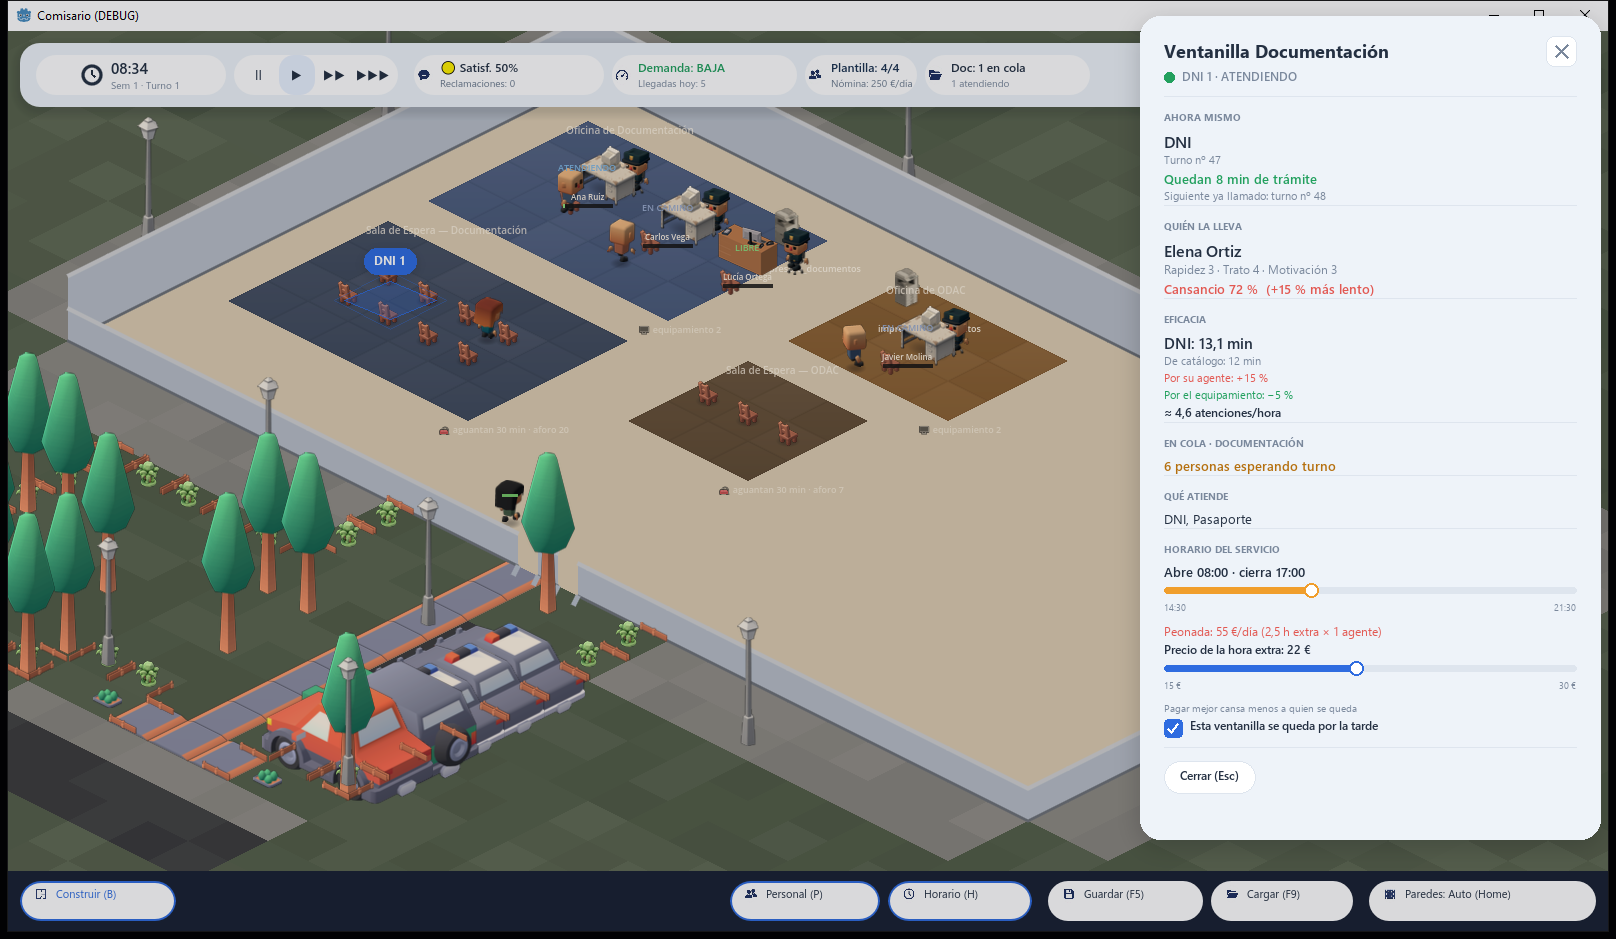

Reproduce this figure in Python.
# Maqueta del DETALLE DE VENTANILLA (F3, tercera pieza tras Personal y Horario) — la ficha que
# aparece al pulsar sobre una ventanilla en el mundo. A diferencia de Personal/Horario, esto NO es un
# modal a pantalla completa: es una tarjeta CONTEXTUAL anclada al borde derecho (mismo criterio
# geométrico que el andamio real, src/main/panel_ventanilla.gd: anclada arriba-abajo, con el mismo
# hueco inferior para la barra del HUD — HUECO_BARRA_HUD = 100 px, literal del código), que deja VER
# el mundo detrás. Mismo lenguaje v3 que las hermanas (menu_v3_completo.png / kit_ui_comisario.gd /
# maqueta_personal.py / maqueta_horario.py): tarjeta blanca, sombra suave, un único acento azul.
#
# Contenido: SOLO lo que gestiona src/main/panel_ventanilla.gd (leído entero, 454 líneas) + las
# fuentes reales que consulta:
#   - AHORA MISMO: Flujo.persona_en_puesto / restante_de_puesto / siguiente_de (turno, trámite,
#     minutos restantes, el siguiente ya llamado).
#   - QUIÉN LA LLEVA: Personal.agente_de + atributos + cansancio con su consecuencia real
#     (mult_cansancio_rendimiento).
#   - EFICACIA (descompuesta, tal cual pide el comentario de cabecera del panel real): duración de
#     catálogo, el % que suma/resta el agente (modificador_produccion_de) y el equipamiento
#     (mult_equipamiento), y las atenciones/hora resultantes.
#   - EN COLA: Flujo.personas_en_cola(servicio) — dato REAL aunque el andamio actual no lo pinte
#     todavía (el mismo criterio ya usado en maqueta_personal.py con "quién opera").
#   - QUÉ ATIENDE: TipoPuesto.atenciones_admitidas (catálogo real: puesto_doc_general admite DNI y
#     Pasaporte, datos/puestos/puesto_doc_general.tres).
#   - HORARIO DEL SERVICIO: la MISMA API de Documentación que el panel de la tecla H (_bloque_horario
#     del andamio real dice explícitamente que es el mismo horario, no una copia) — mismo escenario
#     que maqueta_horario.py (Elena Ortiz en DNI 1, cierre 17:00, peonada 55 €/día) para que las tres
#     fichas del mismo día cuenten la misma historia.
#   - Cerrar con X (arriba) y con Esc (real: `_unhandled_input` solo escucha Esc — NO hay tecla de
#     apertura propia, se abre al pulsar la ventanilla en el mundo).
#
# Nombres de ventanilla: "DNI 1" (regla del proyecto, PanelPersonal.nombre_visible_de_puesto) — NUNCA
# el id técnico "doc_1". El propio andamio real también usa `String(_puesto_id)` sin traducir (una
# deuda que esta maqueta corrige, igual que ya corrigió Personal/Horario).
#
# Fondo: fondo_v3.png SIN velo oscuro completo — el mundo se ve. Solo una atenuación MUY suave fuera
# de la ficha, y un marcador de selección (halo + mesa) en la sala de espera abierta del fondo — se
# evitó a propósito la zona ya rotulada "Oficina de ODAC" del propio fondo_v3.png (ahí ya hay un texto
# real que dice ODAC; poner "DNI 1" encima habría sido una maqueta que se contradice a sí misma).
from PIL import Image, ImageDraw, ImageFont, ImageFilter
import os

# Fondo REAL del juego de HOY (captura de ventana con el HUD y la barra de acciones modernas
# ya implementados) -- fondo_v3.png arrastraba la barra de construccion VIEJA pixel-art, que
# ya no existe (auditoria 2026-08-18).
import os
# Promovida a design/ el 2026-08-18; el fondo (captura real del juego con la UI moderna) viaja
# como fondo_actual.png junto al script.
FONDO = os.path.join(os.path.dirname(os.path.abspath(__file__)), "fondo_actual.png")
SCRATCH = os.path.dirname(os.path.abspath(__file__))
F_DIR = r"C:\Windows\Fonts"

# ── Paleta (idéntica a maqueta_personal.py / maqueta_horario.py) ─────────────────────────────
PANEL = (238, 243, 249)
TARJETA = (255, 255, 255)
TINTA = (36, 48, 66)
GRIS = (122, 136, 156)
LINEA = (222, 229, 238)
ACENTO = (47, 108, 224)
ACENTO_SUAVE = (232, 240, 254)
VERDE = (34, 160, 94)
VERDE_SUAVE = (226, 244, 234)
AMBAR = (240, 158, 44)
AMBAR_TEXTO = (181, 112, 15)
ROJO = (226, 88, 82)
ROJO_SUAVE = (250, 227, 225)
GRIS_SUAVE = (231, 233, 237)


def F(nombre, tam):
    return ImageFont.truetype(os.path.join(F_DIR, nombre), tam)


NORM, SEMI, BOLD = "segoeui.ttf", "seguisb.ttf", "segoeuib.ttf"


def cargar_base():
    return Image.open(FONDO).convert("RGBA")


def sombra_rect(img, caja, radio, alfa=26, blur=8, offset=(0, 3)):
    capa = Image.new("RGBA", img.size, (0, 0, 0, 0))
    d = ImageDraw.Draw(capa)
    x0, y0, x1, y1 = caja
    d.rounded_rectangle([x0 + offset[0], y0 + offset[1], x1 + offset[0], y1 + offset[1]],
                         radio, fill=(10, 14, 24, alfa))
    img.alpha_composite(capa.filter(ImageFilter.GaussianBlur(blur)))


def texto_centrado_v(d, xy, texto, fuente, fill, alto_linea):
    x, y = xy
    bbox = d.textbbox((0, 0), texto, font=fuente)
    h = bbox[3] - bbox[1]
    d.text((x, y - h / 2 - bbox[1]), texto, font=fuente, fill=fill)


def ancho_texto(d, texto, fuente):
    bbox = d.textbbox((0, 0), texto, font=fuente)
    return bbox[2] - bbox[0]


def envolver_texto(d, texto, fuente, ancho_max):
    palabras = texto.split(" ")
    lineas, actual = [], ""
    for palabra in palabras:
        prueba = (actual + " " + palabra).strip()
        if ancho_texto(d, prueba, fuente) <= ancho_max or actual == "":
            actual = prueba
        else:
            lineas.append(actual)
            actual = palabra
    if actual:
        lineas.append(actual)
    return lineas


def boton_pill(d, x, y, ancho, alto, texto, estilo="primario", tam=11):
    if estilo == "primario":
        fondo, color_txt = ACENTO, (255, 255, 255)
    elif estilo == "peligro":
        fondo, color_txt = TARJETA, ROJO
    else:
        fondo, color_txt = TARJETA, TINTA
    d.rounded_rectangle([x, y, x + ancho, y + alto], alto // 2, fill=fondo)
    if estilo in ("secundario", "peligro"):
        d.rounded_rectangle([x, y, x + ancho, y + alto], alto // 2, outline=LINEA, width=1)
    fuente = F(SEMI, tam)
    tw = ancho_texto(d, texto, fuente)
    bbox = d.textbbox((0, 0), texto, font=fuente)
    texto_centrado_v(d, (x + (ancho - tw) / 2 - bbox[0], y + alto / 2), texto, fuente, color_txt, alto)


# ── Helpers de "ficha secuencial" — calcan _linea()/_separador() del andamio real: una línea, un
# color, un tamaño, y se avanza el cursor Y. Mantiene el guion de la ficha legible como una lista de
# instrucciones, igual que el GDScript original. ──────────────────────────────────────────────────
def linea(d, x, y, texto, color, tam=13, negrita=False, ancho_max=None, salto=6):
    fuente = F(SEMI if negrita else NORM, tam)
    if ancho_max is not None:
        y_cur = y
        for l in envolver_texto(d, texto, fuente, ancho_max):
            d.text((x, y_cur), l, font=fuente, fill=color)
            y_cur += tam + salto
        return y_cur
    d.text((x, y), texto, font=fuente, fill=color)
    return y + tam + salto


def etiqueta_seccion(d, x, y, texto):
    d.text((x, y), texto, font=F(BOLD, 10), fill=GRIS)
    return y + 20


def separador(d, x0, x1, y):
    d.line([x0, y, x1, y], fill=LINEA, width=1)
    return y + 14


def pista_mini(d, x, y, ancho, fraccion, color, min_label, max_label):
    d.rounded_rectangle([x, y, x + ancho, y + 6], 3, fill=LINEA)
    hx = x + ancho * max(0.0, min(1.0, fraccion))
    d.rounded_rectangle([x, y, hx, y + 6], 3, fill=color)
    d.ellipse([hx - 7, y - 4, hx + 7, y + 10], fill=TARJETA, outline=color, width=2)
    d.text((x, y + 14), min_label, font=F(NORM, 9), fill=GRIS)
    tw = ancho_texto(d, max_label, F(NORM, 9))
    d.text((x + ancho - tw, y + 14), max_label, font=F(NORM, 9), fill=GRIS)
    return y + 32


def casilla(d, x, y, lado, marcada):
    if marcada:
        d.rounded_rectangle([x, y, x + lado, y + lado], 4, fill=ACENTO)
        d.line([x + lado * 0.22, y + lado * 0.55, x + lado * 0.42, y + lado * 0.75],
               fill=(255, 255, 255), width=2)
        d.line([x + lado * 0.42, y + lado * 0.75, x + lado * 0.8, y + lado * 0.25],
               fill=(255, 255, 255), width=2)
    else:
        d.rounded_rectangle([x, y, x + lado, y + lado], 4, outline=(190, 196, 208), width=2)


# ── Marcador de selección en el mundo (realce de baldosa isométrica, NUNCA sobre una etiqueta
# existente del fondo — se comprobó fondo_v3.png a mano: la zona "Oficina de ODAC" queda evitada).
# Auditoría v1: una "mesa" dibujada a mano (rectángulo + monitor) quedaba torpe y desconectada de la
# rejilla isométrica. Se sustituye por el MISMO lenguaje que ya usa maqueta_hud_v3.py para el suelo
# (un rombo isométrico, `d0.polygon`) — encaja con la escena y con el corro de sillas que YA rodea
# ese hueco central en el fondo real (se aprovecha, no se inventa mobiliario nuevo). ─────────────
def marcador_mundo(img, d, cx, cy):
    semiancho, semialto = 46, 19
    capa = Image.new("RGBA", img.size, (0, 0, 0, 0))
    dd = ImageDraw.Draw(capa)
    rombo = [(cx - semiancho, cy), (cx, cy - semialto), (cx + semiancho, cy), (cx, cy + semialto)]
    dd.polygon(rombo, fill=(*ACENTO, 70))
    dd.polygon(rombo, outline=(*ACENTO, 220))
    rombo_ext = [(cx - semiancho - 10, cy), (cx, cy - semialto - 10),
                 (cx + semiancho + 10, cy), (cx, cy + semialto + 10)]
    dd.polygon(rombo_ext, outline=(*ACENTO, 90))
    img.alpha_composite(capa)
    d = ImageDraw.Draw(img, "RGBA")
    # Etiqueta flotante "DNI 1" encima del marcador.
    fuente_tag = F(BOLD, 12)
    texto = "DNI 1"
    tw = ancho_texto(d, texto, fuente_tag)
    tag_w, tag_h = tw + 20, 26
    tag_x, tag_y = cx - tag_w / 2, cy - 52
    sombra_rect(img, (tag_x, tag_y, tag_x + tag_w, tag_y + tag_h), tag_h // 2, alfa=40, blur=5)
    d.rounded_rectangle([tag_x, tag_y, tag_x + tag_w, tag_y + tag_h], tag_h // 2, fill=ACENTO)
    texto_centrado_v(d, (tag_x + 10, tag_y + tag_h / 2), texto, fuente_tag, (255, 255, 255), tag_h)


# ══ Render principal ══════════════════════════════════════════════════════════════════════════
def render():
    img = cargar_base()
    W, H = img.size
    d = ImageDraw.Draw(img, "RGBA")

    # Marcador de selección en el mundo -- ANTES de la ficha, para que la ficha quede por encima si
    # se solapan en algún punto (no debería, pero por si acaso el orden es el correcto).
    marcador_mundo(img, d, 390, 300)
    d = ImageDraw.Draw(img, "RGBA")

    # Atenuación MUY suave del resto del mundo (NO un velo completo: el mundo se sigue viendo) --
    # una capa oscura casi transparente sobre TODO, y luego se recorta un hueco claro alrededor del
    # marcador para que la ventanilla seleccionada quede, si acaso, un poco MÁS viva, no menos.
    velo = Image.new("RGBA", img.size, (10, 14, 24, 40))
    img.alpha_composite(velo)
    d = ImageDraw.Draw(img, "RGBA")

    # ── La ficha: columna anclada al borde derecho (mismas medidas que el andamio real: hueco
    # inferior HUECO_BARRA_HUD = 100 px para la barra del HUD; el resto son proporciones del kit
    # moderno, más aire que el andamio de texto plano). ──────────────────────────────────────────
    HUECO_BARRA_HUD = 100
    px0, py0 = W - 476, 16
    px1, py1 = W - 16, H - HUECO_BARRA_HUD
    ancho_p = px1 - px0

    sombra_rect(img, (px0, py0, px1, py1), 20, alfa=50, blur=12, offset=(0, 6))
    d.rounded_rectangle([px0, py0, px1, py1], 20, fill=PANEL)

    pad = 24
    x0, x1 = px0 + pad, px1 - pad
    y = py0 + 22

    # Cabecera: nombre del TIPO de puesto (catálogo) + botón cerrar (X) ------------------------------
    d.text((x0, y), "Ventanilla Documentación", font=F(BOLD, 18), fill=TINTA)
    lado_x = 30
    bx, by = px1 - pad - lado_x, y - 2
    d.rounded_rectangle([bx, by, bx + lado_x, by + lado_x], 8, fill=TARJETA, outline=LINEA, width=1)
    d.line([bx + 9, by + 9, bx + lado_x - 9, by + lado_x - 9], fill=GRIS, width=2)
    d.line([bx + lado_x - 9, by + 9, bx + 9, by + lado_x - 9], fill=GRIS, width=2)
    y += 30

    # DNI 1 · ATENDIENDO (chip de estado — punto de color + texto, respaldo daltónico) --------------
    d.ellipse([x0, y + 4, x0 + 10, y + 14], fill=VERDE)
    d.text((x0 + 18, y), "DNI 1 · ATENDIENDO", font=F(SEMI, 12), fill=GRIS)
    y += 28
    y = separador(d, x0, x1, y)

    # ── AHORA MISMO ───────────────────────────────────────────────────────────────────────────
    y = etiqueta_seccion(d, x0, y, "AHORA MISMO")
    y = linea(d, x0, y, "DNI", TINTA, tam=16, negrita=True)
    y = linea(d, x0, y, "Turno nº 47", GRIS, tam=11)
    y = linea(d, x0, y, "Quedan 8 min de trámite", VERDE, tam=13, negrita=True)
    y = linea(d, x0, y, "Siguiente ya llamado: turno nº 48", GRIS, tam=11)
    y = separador(d, x0, x1, y)

    # ── QUIÉN LA LLEVA ────────────────────────────────────────────────────────────────────────
    y = etiqueta_seccion(d, x0, y, "QUIÉN LA LLEVA")
    y = linea(d, x0, y, "Elena Ortiz", TINTA, tam=16, negrita=True)
    y = linea(d, x0, y, "Rapidez 3 · Trato 4 · Motivación 3", GRIS, tam=12)
    y = linea(d, x0, y, "Cansancio 72 %  (+15 % más lento)", ROJO, tam=13, negrita=True)
    y = separador(d, x0, x1, y)

    # ── EFICACIA (descompuesta — la razón de ser de la ficha) ────────────────────────────────
    y = etiqueta_seccion(d, x0, y, "EFICACIA")
    y = linea(d, x0, y, "DNI: 13,1 min", TINTA, tam=15, negrita=True)
    y = linea(d, x0, y, "De catálogo: 12 min", GRIS, tam=11)
    y = linea(d, x0, y, "Por su agente: +15 %", ROJO, tam=11)
    y = linea(d, x0, y, "Por el equipamiento: −5 %", VERDE, tam=11)
    y = linea(d, x0, y, "≈ 4,6 atenciones/hora", TINTA, tam=12, negrita=True)
    y = separador(d, x0, x1, y)

    # ── EN COLA (Flujo.personas_en_cola — dato real, todo el servicio) ───────────────────────
    y = etiqueta_seccion(d, x0, y, "EN COLA · DOCUMENTACIÓN")
    y = linea(d, x0, y, "6 personas esperando turno", AMBAR_TEXTO, tam=13, negrita=True)
    y = separador(d, x0, x1, y)

    # ── QUÉ ATIENDE ───────────────────────────────────────────────────────────────────────────
    y = etiqueta_seccion(d, x0, y, "QUÉ ATIENDE")
    y = linea(d, x0, y, "DNI, Pasaporte", TINTA, tam=13)
    y = separador(d, x0, x1, y)

    # ── HORARIO DEL SERVICIO (misma API que el panel de la tecla H — no es una copia) ────────
    y = etiqueta_seccion(d, x0, y, "HORARIO DEL SERVICIO")
    y = linea(d, x0, y, "Abre 08:00 · cierra 17:00", TINTA, tam=13, negrita=True)
    y = pista_mini(d, x0, y + 6, x1 - x0, (1020 - 870) / float(1290 - 870), AMBAR, "14:30", "21:30") + 4
    y = linea(d, x0, y, "Peonada: 55 €/día (2,5 h extra × 1 agente)", ROJO, tam=12)
    y = linea(d, x0, y, "Precio de la hora extra: 22 €", TINTA, tam=12, negrita=True)
    y = pista_mini(d, x0, y + 6, x1 - x0, (22 - 15) / float(30 - 15), ACENTO, "15 €", "30 €") + 4
    y = linea(d, x0, y, "Pagar mejor cansa menos a quien se queda", GRIS, tam=10)
    casilla(d, x0, y + 2, 18, True)
    d.text((x0 + 26, y), "Esta ventanilla se queda por la tarde", font=F(SEMI, 12), fill=TINTA)
    y += 30
    y = separador(d, x0, x1, y)

    # Cerrar (Esc) ----------------------------------------------------------------------------------
    btxt = "Cerrar (Esc)"
    fuente_b = F(SEMI, 12)
    bw = ancho_texto(d, btxt, fuente_b) + 32
    boton_pill(d, x0, y, bw, 32, btxt, estilo="secundario", tam=12)

    salida = os.path.join(SCRATCH, "maqueta_ventanilla.png")
    img.convert("RGB").save(salida)
    print("OK ->", salida, img.size, "panel bottom:", py1, "contenido hasta:", y + 32)


if __name__ == "__main__":
    render()
